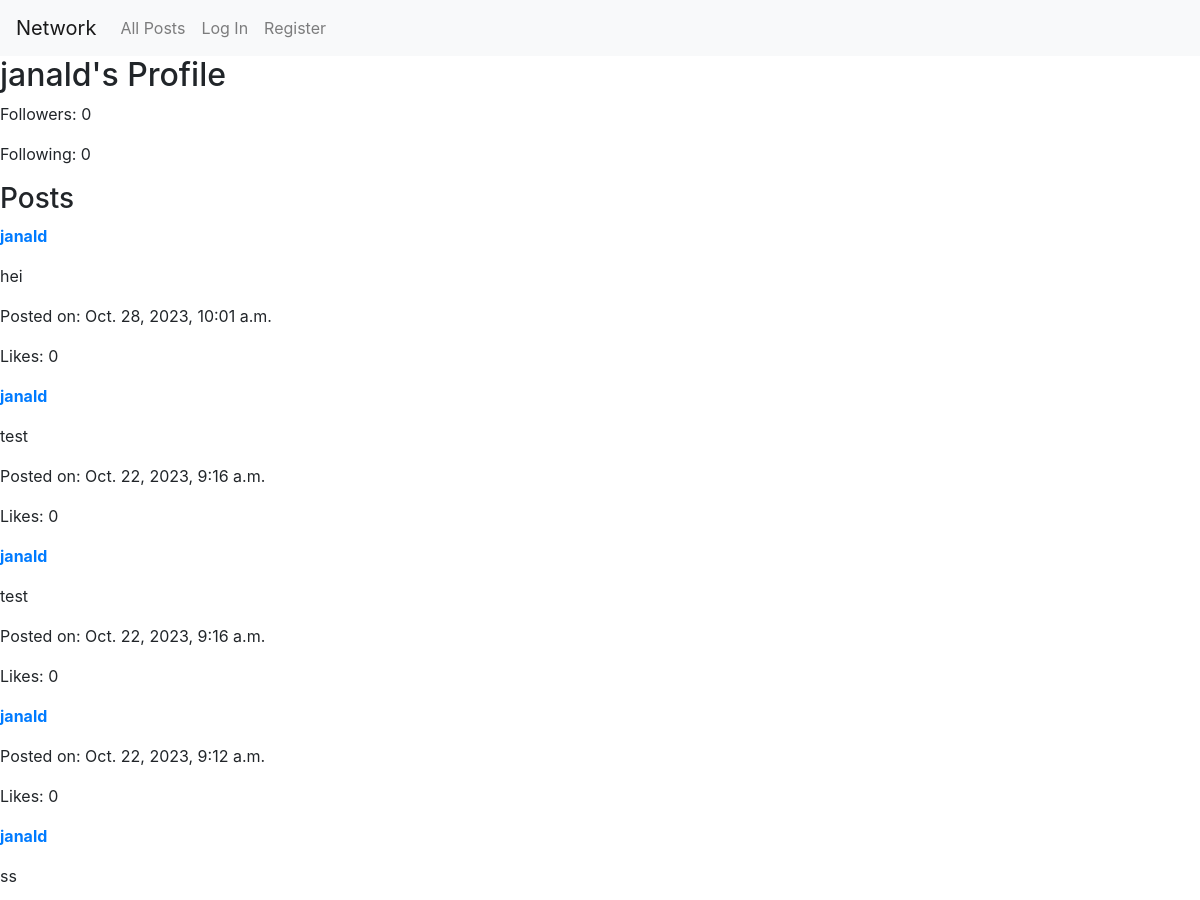
Before: /profile/janald (upper part) with the older database file.
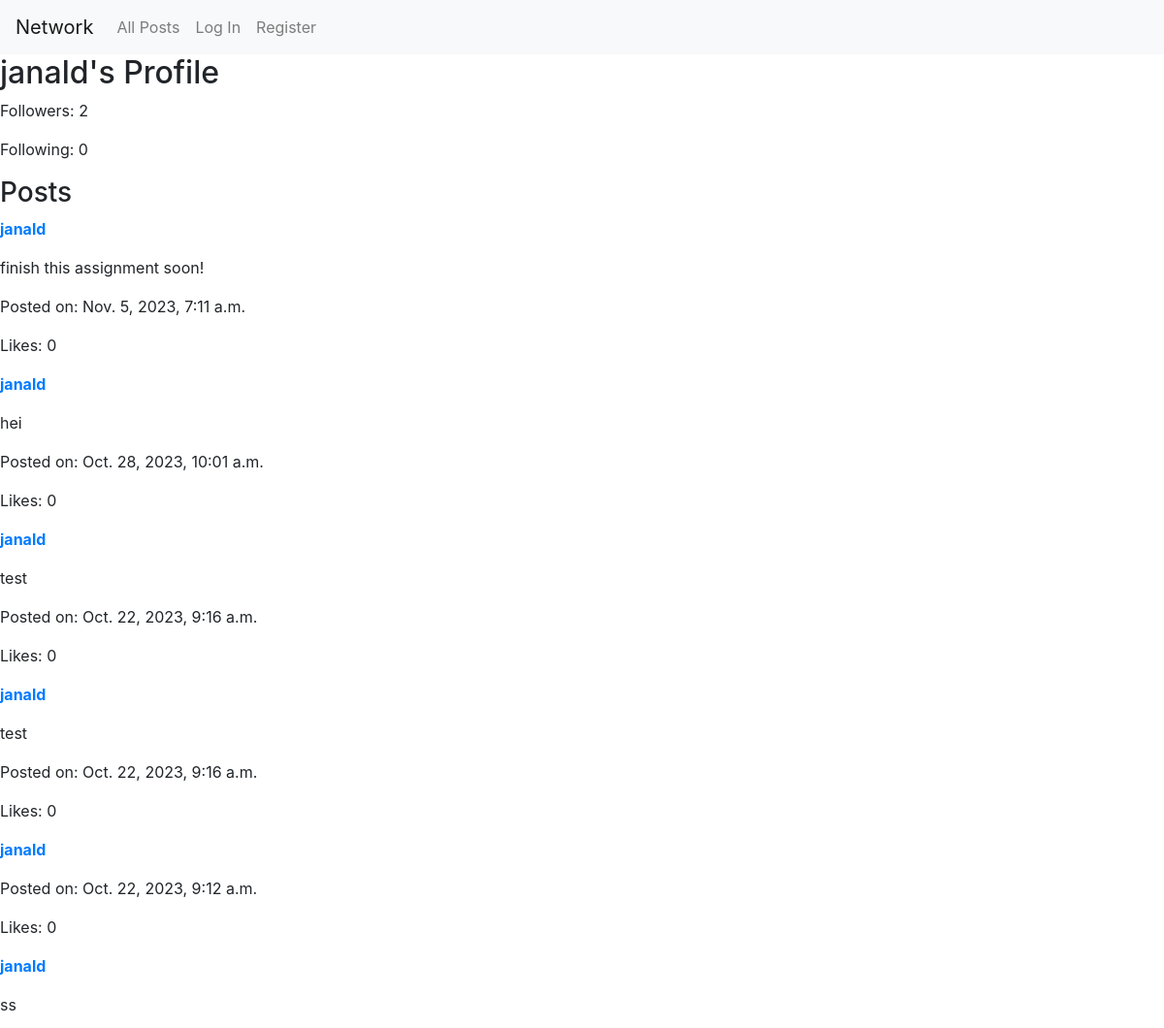
After: the same page with the newer database file.
### network/models.py (models this page shows, shortened)
class User(AbstractUser):
    following = models.ManyToManyField('self', symmetrical=False, related_name='followers_of')
    followers = models.ManyToManyField('self', symmetrical=False, related_name='following_to')

class Post(models.Model):
    user = models.ForeignKey(User, on_delete=models.CASCADE)  # The user who created the post
    content = models.TextField()  # The content of the post
    timestamp = models.DateTimeField(auto_now_add=True)  # Timestamp of when the post was created
    likes = models.ManyToManyField(User, related_name='liked_posts')  # Users who liked the post

### network/views.py (the view)
# urls.py: path("profile/<str:username>", views.profile, name="profile"),
def profile(request, username):
    try:
        user_profile = User.objects.get(username=username)
    except User.DoesNotExist:
        return HttpResponse("User not found", status=404)
    is_self = False
    is_following = False
    if request.user.is_authenticated:
        is_self = user_profile == request.user
        if not is_self:
            is_following = user_profile.followers.filter(id=request.user.id).exists()
    user_posts = Post.objects.filter(user=user_profile).order_by('-timestamp')
    return render(request, "network/profile.html", {
        "user_profile": user_profile,
        "is_self": is_self,
        "is_following": is_following,
        "user_posts": user_posts,
    })

### network/templates/network/profile.html (shortened to what this page needs)
{% extends "network/layout.html" %}
{% load static %}
{% block body %}
    <h2 id="user-header" data-username="{{ user_profile.username }}">{{ user_profile.username }}'s Profile</h2>
    <p id="follower-count">Followers: {{ user_profile.followers.count }}</p>
    <p id="following-count">Following: {{ user_profile.following.count }}</p>
    <h3>Posts</h3>
    <div class="post-list">
        {% for post in user_posts %}
            <div class="post">
                <p><a href="{% url 'profile' post.user.username %}"><strong>{{ post.user.username }}</strong></a></p>
                <p>{{ post.content }}</p>
                <p>Posted on: {{ post.timestamp }}</p>
                <p>Likes: {{ post.likes.count }}</p>
            </div>
        {% empty %}
            <p>No posts yet.</p>
        {% endfor %}
    </div>
{% endblock %}

Changed rows visible on the page:
changed User "janald": followers.count "0" → "2"
added Post: user.username "janald", content "finish this assignment soon!", timestamp "Nov. 5, 2023, 7:11 a.m.", likes.count "0"
